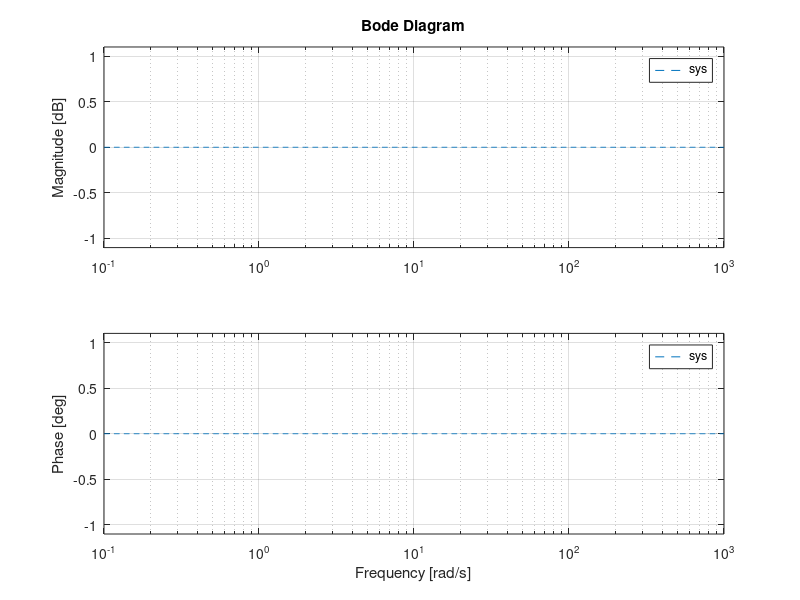
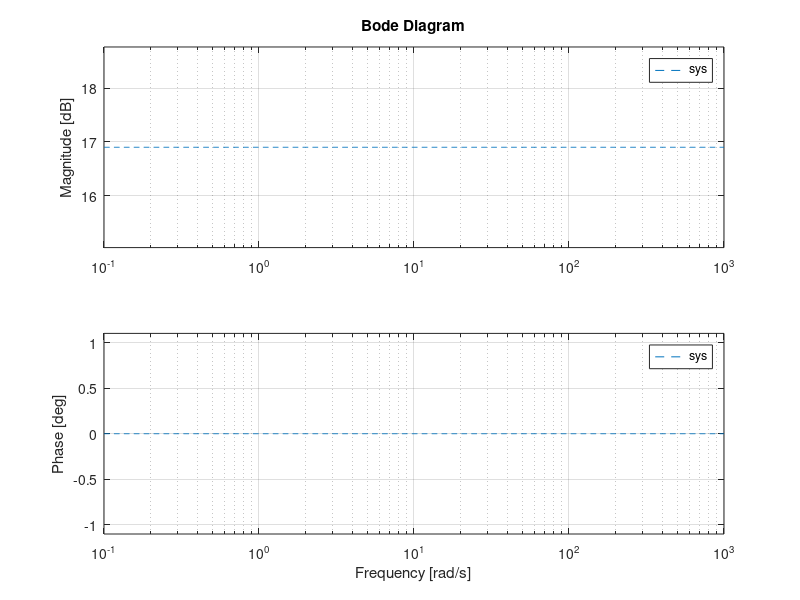
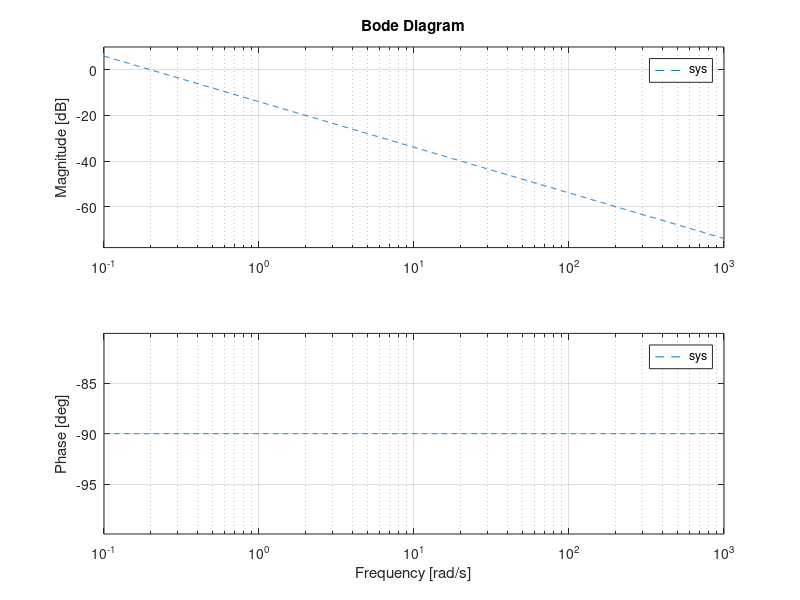
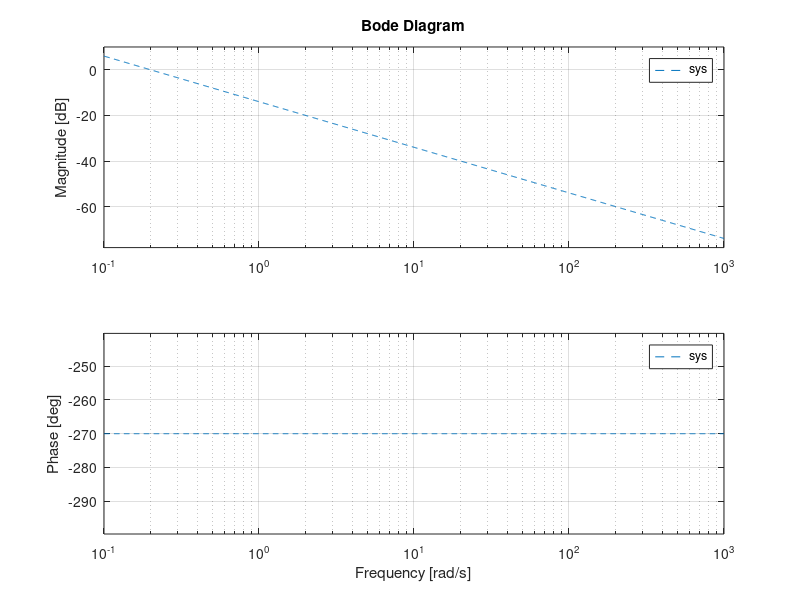

These charts were generated, in order, by the following MATLAB code:
%% G(s) = 1
num = 1;
den = 1;
sys = tf(num, den);
figure; bode(sys, '--'); grid on

%% G(s) = 7
num = 7;
den = 1;
sys = tf(num, den);
figure; bode(sys, '--'); grid on

%% G(s) = 1/(5s)
num = 1;
den = [5 0];
sys = tf(num, den);
figure; bode(sys, '--'); grid on

%% G(s) = 1/(-5s)
num = 1;
den = [-5 0];
sys = tf(num, den);
figure; bode(sys, '--'); grid on

%% G(s) = 5s
num = [5 0];
den = 1;
sys = tf(num, den);
figure; bode(sys, '--'); grid on

%% G(s) = -5s
num = [-5 0];
den = 1;
sys = tf(num, den);
figure; bode(sys, '--'); grid on

%% G(s) = 1/(1+5s)
num = 1;
den = [5 1];
sys = tf(num, den);
figure; bode(sys, '--'); grid on

%% G(s) = 1/(1-5s)
num = 1;
den = [-5 1];
sys = tf(num, den);
figure; bode(sys, '--'); grid on

%% G(s) = (1+5s)/1
num = [5 1];
den = 1;
sys = tf(num, den);
figure; bode(sys, '--'); grid on

%% G(s) = (1-5s)/1
num = [-5 1];
den = 1;
sys = tf(num, den);
figure; bode(sys, '--'); grid on

%% G(s) = 1/(1+2s+s^2)
num = 1;
den = [1 2 1];
sys = tf(num, den);
figure; bode(sys, '--'); grid on

%% G(s) = (1+2s+s^2)
num = [1 2 1];
den = 1;
sys = tf(num, den);
figure; bode(sys, '--'); grid on

%% G(s) = (1-2s+s^2)
num = [1 -2 1];
den = 1;
sys = tf(num, den);
figure; bode(sys, '--'); grid on

%% G(s) = 1/(1+s^2)
num = 1;
den = [1 0 1];
sys = tf(num, den);
figure; bode(sys, '--'); grid on

%% G(s) = 1+3s
num = [3 1];
den = 1;
sys = tf(num, den);
figure; bode(sys, '--'); grid on

%% G(s) = 1/(1+s)
num = 1;
den = [1 1];
sys = tf(num, den);
figure; bode(sys, '--'); grid on

%% G(s) = (1+3s)/(1+s)
num = [3 1];
den = [1 1];
sys = tf(num, den);
figure; bode(sys, '--'); grid on
